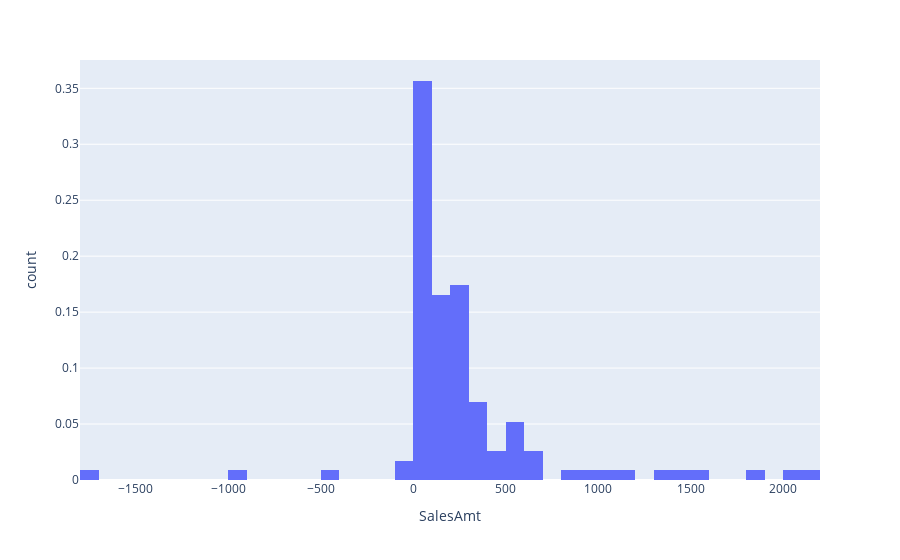

The cell this chart's notebook holds for it:
### Code cell
px.histogram(df[df.CustomerID=='12748'], x='SalesAmt', histnorm='probability', nbins=50)

### Figure 1 — Plotly figure (JSON) as saved in the notebook; plotly's stock layout.template omitted (floating-point values rounded to 4 significant figures)
{"data": [{"alignmentgroup": "True", "bingroup": "x", "histnorm": "probability", "hoverlabel": {"namelength": 0}, "hovertemplate": "SalesAmt=%{x}<br>count=%{y}", "legendgroup": "", "marker": {"color": "#636efa"}, "name": "", "nbinsx": 50, "offsetgroup": "", "orientation": "v", "showlegend": false, "type": "histogram", "x": [113.3, 563.4, 249.6, 215.2, -907, 2.1, 1.25, 275.2, 9.9, 127.8, 14.43, 233.0, 500.9, 94.11, 318.3, 888.1, 1417.0, 147.6, 109.0, 3.75, 2152.0, 161.7, 263.5, 641.5, -468.5, 147.0, 251.3, 234.9, 297.3, 82.53, 211.1, 395.6, 139.0, 363.8, 367.5, -11.3, 224.5, 4.16, 5.9, 23.95, 663.6, 242.6, 532.4, 4.25, 625.3, 299.7, 170.0, 416.9, 493.2, 540.0, 175.1, 4.95, 136.2, 115.5, 74.1, 30.35, 1820.0, 13.05, 21.6, 275.7, 1187.0, 570.4, 146.2, -80, 101.7, 13, 68.44, 279.1, 25.5, 1314.0, 287.9, 380.7, 60.44, 5.45, 5.8, 111.0, -1770.0, 7.8, 9.36, 305.0, 2.85, 303.9, 2006.0, 466.7, 538.3, 211.5, 69.59, 46.56, 958.5, 158.9, 163.5, 69.29, 104.0, 8.52, 42.96, 1.68, 31.6, 1051.0, 273.7, 71.53, 27.8, -3.73e-14, 209.1, 4.94, 124.6, 1514.0, 39.6, 262.6, 32.65, 1.65, 207.9, 306.8, 170.6, 12.12, 29.7], "xaxis": "x", "yaxis": "y"}], "layout": {"barmode": "relative", "legend": {"tracegroupgap": 0}, "margin": {"t": 60}, "xaxis": {"anchor": "y", "domain": [0, 1], "title": {"text": "SalesAmt"}}, "yaxis": {"anchor": "x", "domain": [0, 1], "title": {"text": "count"}}}}
